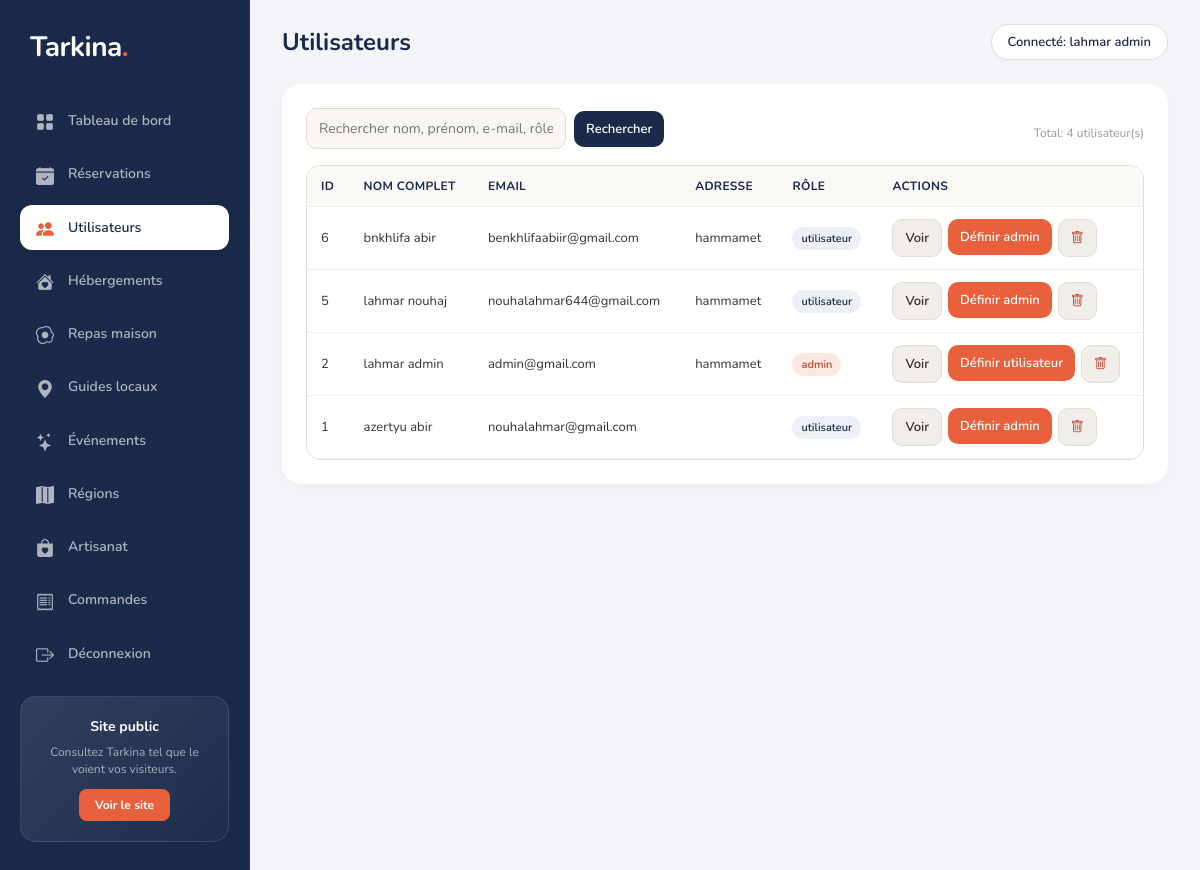
The page /admin/users.php (signed in) on the database its author committed.
### tables this page shows
CREATE TABLE `utilisateur` (
  `id` int(11) NOT NULL,
  `nom` varchar(100) NOT NULL,
  `prenom` varchar(100) NOT NULL,
  `email` varchar(150) NOT NULL,
  `mot_de_passe` varchar(255) NOT NULL,
  `adresse` varchar(255) NOT NULL,
  `role` varchar(255) NOT NULL,
  `date_inscription` timestamp NOT NULL DEFAULT current_timestamp(),
  `telephone` varchar(20) DEFAULT NULL,
  `ville` varchar(100) DEFAULT NULL,
  `bio` text DEFAULT NULL,
  `photo_profil` varchar(255) DEFAULT NULL
);

### admin/users.php (the view, shortened to what this page needs)
<?php
require_once __DIR__ . '/includes/auth_admin.php';
$search = isset($_GET['q']) ? trim((string) $_GET['q']) : '';
$page = isset($_GET['page']) ? (int) $_GET['page'] : 1;
$page = max(1, $page);
$perPage = 10;
$offset = ($page - 1) * $perPage;
$whereSql = '';
$searchTerm = '';
$countSql = 'SELECT COUNT(*) FROM utilisateur' . $whereSql;
$countStmt = mysqli_prepare($conn, $countSql);
$totalUsers = 0;
if ($countStmt !== false) {
    mysqli_stmt_execute($countStmt);
    mysqli_stmt_bind_result($countStmt, $totalUsersDb);
    if (mysqli_stmt_fetch($countStmt)) {
        $totalUsers = (int) $totalUsersDb;
    }
}
$listSql = 'SELECT id, nom, prenom, email, adresse, role FROM utilisateur' . $whereSql . ' ORDER BY id DESC LIMIT ? OFFSET ?';
$listStmt = mysqli_prepare($conn, $listSql);
$users = [];
if ($listStmt !== false) {
    if ($search !== '') {
        mysqli_stmt_bind_param($listStmt, 'ssssii', $searchTerm, $searchTerm, $searchTerm, $searchTerm, $perPage, $offset);
    } else {
        mysqli_stmt_bind_param($listStmt, 'ii', $perPage, $offset);
    }
    mysqli_stmt_execute($listStmt);
    mysqli_stmt_bind_result($listStmt, $idDb, $nomDb, $prenomDb, $emailDb, $adresseDb, $roleDb);
    while (mysqli_stmt_fetch($listStmt)) {
        $users[] = [
            'id' => (int) $idDb,
            'nom' => $nomDb,
            'prenom' => $prenomDb,
            'email' => $emailDb,
            'adresse' => $adresseDb,
            'role' => $roleDb
        ];
    }
}
$pageHeading = 'Utilisateurs';
require_once __DIR__ . '/includes/header.php';
require_once __DIR__ . '/includes/sidebar.php';
?>
<main class="admin-content">
  <div class="content-wrap">
    <div class="topbar">
      <h1><?php echo htmlspecialchars($pageHeading); ?></h1>
      <div class="admin-chip">Connecté: <?php echo htmlspecialchars($_SESSION['user_name']); ?></div>
    </div>
    <div class="page-body">
      <div class="toolbar">
        <form method="get" action="users.php" class="search-form">
          <input type="text" name="q" class="search-input" placeholder="Rechercher nom, prénom, e-mail, rôle..." value="<?php echo htmlspecialchars($search); ?>">
          <button type="submit" class="btn-small btn-navy">Rechercher</button>
        </form>
        <div class="muted">Total: <?php echo (int) $totalUsers; ?> utilisateur(s)</div>
      </div>
      <div class="table-wrap">
        <table class="data-table">
          <thead>
            <tr>
              <th>ID</th>
              <th>Nom complet</th>
              <th>Email</th>
              <th>Adresse</th>
              <th>Rôle</th>
              <th>Actions</th>
            </tr>
          </thead>
          <tbody>
            <?php if (empty($users)): ?>
              <tr>
                <td colspan="6">Aucun utilisateur trouvé.</td>
              </tr>
            <?php else: ?>
              <?php foreach ($users as $user): ?>
                <tr>
                  <td><?php echo (int) $user['id']; ?></td>
                  <td><?php echo htmlspecialchars(trim($user['prenom'] . ' ' . $user['nom'])); ?></td>
                  <td><?php echo htmlspecialchars($user['email']); ?></td>
                  <td><?php echo htmlspecialchars($user['adresse']); ?></td>
                  <td>
                    <span class="role-pill <?php echo $user['role'] === 'admin' ? 'admin' : ''; ?>">
                      <?php echo htmlspecialchars($user['role']); ?>
                    </span>
                  </td>
                  <td>
                    <div class="actions">
                      <a class="btn-small btn-soft" href="user-details.php?id=<?php echo (int) $user['id']; ?>">Voir</a>
                      <form method="post" action="users.php" class="inline-form">
                        <button type="submit" class="btn-small btn-coral">
                          <?php echo $user['role'] === 'admin' ? 'Définir utilisateur' : 'Définir admin'; ?>
                        </button>
                      </form>
                      <form method="post" action="users.php" class="inline-form" onsubmit="return confirm('Supprimer cet utilisateur ? Cette action est irréversible.');">
                        <button type="submit" class="btn-small btn-soft" title="Supprimer"><i class="bi bi-trash" style="color:#c0392b"></i></button>
                      </form>
                    </div>
                  </td>
                </tr>
              <?php endforeach; ?>
            <?php endif; ?>
          </tbody>
        </table>
      </div>
    </div>
  </div>
</main>
<?php require_once __DIR__ . '/includes/footer.php'; ?>

### assets/css/typography.css (style rules this page uses)
body, h1, h2, h3, h4, h5, h6, p, a, span, li, ul, ol, label, button, input, select, textarea, small, strong, b, em, td, th, blockquote, figcaption, div, section, article, aside, header, footer, nav { font-family: 'Nunito', 'Segoe UI', system-ui, -apple-system, sans-serif !important; }
.bi, [class*="bi-"]::before, [class*="bi-"] { font-family: 'bootstrap-icons' !important; }

### admin/includes/header.php (style rules this page uses)
*, *::before, *::after { box-sizing: border-box; margin: 0; padding: 0; }
:root { --navy: #1B2A4A; --coral: #E8603C; --cream: #FAF7F2; --charcoal: #2D2D2D; --grey: #8A8A8A; --border: #E2DDD6; --white: #ffffff; --panel: #f7f4ef; --bg-light: #f3f5f8; }
body { font-family: 'DM Sans', sans-serif; background: var(--bg-light); color: #333; min-height: 100vh; }
.admin-content { flex: 1; display: flex; flex-direction: column; min-width: 0; }
.content-wrap { flex: 1; display: flex; flex-direction: column; padding: 24px 32px; }
.topbar { display: flex; align-items: center; justify-content: space-between; margin-bottom: 24px; }
.topbar h1 { font-size: 24px; font-weight: 700; color: var(--navy); }
.admin-chip { background: var(--white); border: 1px solid var(--border); border-radius: 999px; padding: 8px 16px; color: var(--navy); font-weight: 600; font-size: 13px; box-shadow: 0 2px 8px rgba(0,0,0,0.02); }
.page-body { background: var(--white); border-radius: 20px; padding: 24px; box-shadow: 0 4px 20px rgba(0,0,0,0.03); }
.muted { margin-top: 8px; color: #999; font-size: 12px; }
.toolbar { display: flex; align-items: center; justify-content: space-between; gap: 12px; flex-wrap: wrap; margin-bottom: 16px; }
.search-form { display: flex; align-items: center; gap: 8px; flex-wrap: wrap; }
.search-input { min-width: 260px; padding: 10px 12px; border: 1.5px solid var(--border); border-radius: 10px; background: var(--cream); outline: none; font-family: 'DM Sans', sans-serif; font-size: 14px; }
.btn-small { display: inline-block; border: none; border-radius: 10px; padding: 9px 12px; text-decoration: none; cursor: pointer; font-size: 13px; font-weight: 600; font-family: 'DM Sans', sans-serif; }
.btn-navy { background: var(--navy); color: #fff; }
.btn-coral { background: var(--coral); color: #fff; }
.btn-soft { background: #f1eee9; color: #2d2d2d; border: 1px solid var(--border); }
.table-wrap { border: 1px solid var(--border); border-radius: 14px; overflow-x: auto; background: #fff; }
table.data-table { width: 100%; border-collapse: collapse; min-width: 760px; }
.data-table th, .data-table td { padding: 12px 14px; border-bottom: 1px solid #f0ece6; text-align: left; font-size: 13px; vertical-align: middle; }
.data-table th { color: var(--navy); font-size: 12px; letter-spacing: 0.3px; text-transform: uppercase; background: #fbf9f6; }
.role-pill { display: inline-block; padding: 4px 9px; border-radius: 999px; font-size: 11px; font-weight: 600; background: #edf0f7; color: var(--navy); }
.role-pill.admin { background: rgba(232, 96, 60, 0.14); color: #b6492e; }
.actions { display: flex; gap: 6px; flex-wrap: wrap; }
.inline-form { display: inline; }

### rows shown on the page
utilisateur: id "6", prenom+nom "bnkhlifa abir", email "benkhlifaabiir@gmail.com", adresse "hammamet", role "utilisateur", shows "Définir admin"
utilisateur: id "5", prenom+nom "lahmar nouhaj", email "nouhalahmar644@gmail.com", adresse "hammamet", role "utilisateur", shows "Définir admin"
utilisateur: id "2", prenom+nom "lahmar admin", email "admin@gmail.com", adresse "hammamet", role "admin", shows "Définir utilisateur"
utilisateur: id "1", prenom+nom "azertyu abir", email "nouhalahmar@gmail.com", role "utilisateur", shows "Définir admin"

### other values the page prints
$pageHeading "Utilisateurs"
$_SESSION['user_name'] "lahmar admin"
$totalUsers "4"
